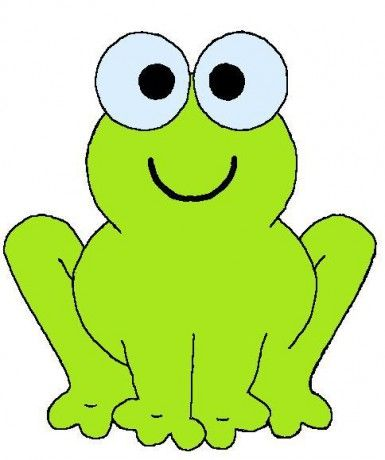
#> input picture hrany.jpg, 385 x 460 px
$ python celyProgram.py
#> lines starting #> are read from the running program, lines starting #| are printed output that depends on the picture
#> further down, img is the input picture: shape (460, 385, 3); mean R, G, B 200.6, 230.3, 141
import gradient_calculation
import hysteresis
import Noise_reduction
import nonmaxsuppression
import threshold
import numpy as np
import matplotlib.pyplot as plt
import matplotlib.image as mpimg

#premena do sedotonu
def rgb2gray(rgb):
    r, g, b = rgb[:,:,0], rgb[:,:,1], rgb[:,:,2]
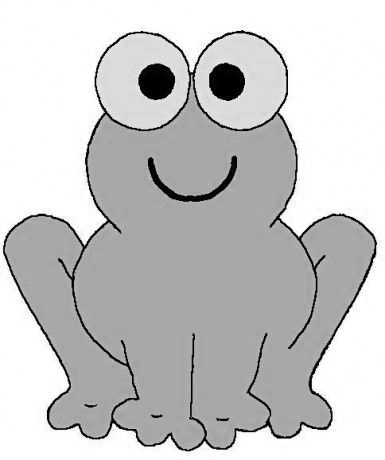
#> r: shape (460, 385); min 0, max 255, mean 200.6
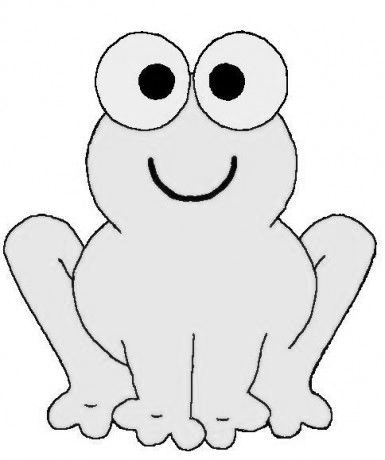
#> g: shape (460, 385); min 0, max 255, mean 230.3
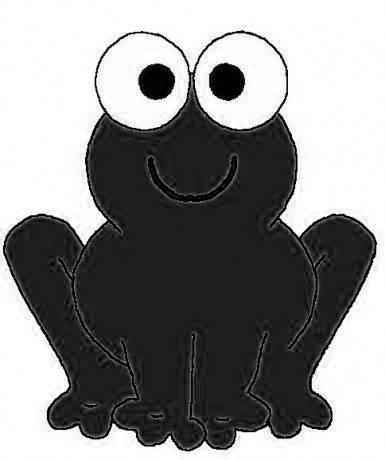
#> b: shape (460, 385); min 0, max 255, mean 141
    gray = 0.2989 * r + 0.5870 * g + 0.1140 * b
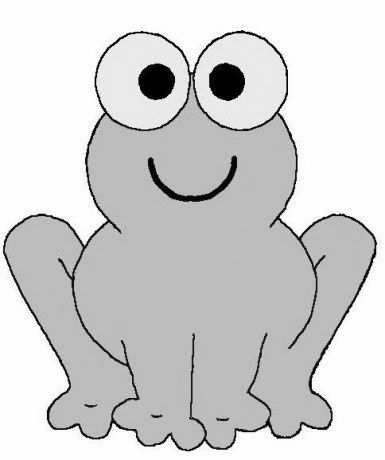
#> gray: shape (460, 385) float64; min 0, max 255, mean 211.2
    return gray
#implementacia finalnej verzie celeho algoritmu Canny Edge Detector do jednej funkcie
def detect(img):
	#premena obrazku z farebneho odtiena do sedotonu
	img = rgb2gray(img)
	#vypocet gaussovej masky
#> (the run stopped early here; a loop or call above may not have finished)

$ run again, with convolution.png saved as hrany.jpg
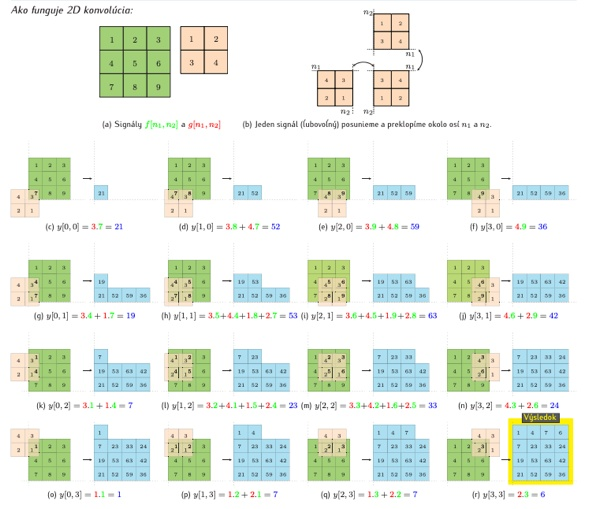
#> input picture convolution.png, 589 x 509 px
#> img is the input picture: shape (509, 589, 3); mean R, G, B 233, 240, 230.8
#> in rgb2gray, `r, g, b = rgb[:,:,0], rgb[:,:,1], rgb[:,:,2]`:
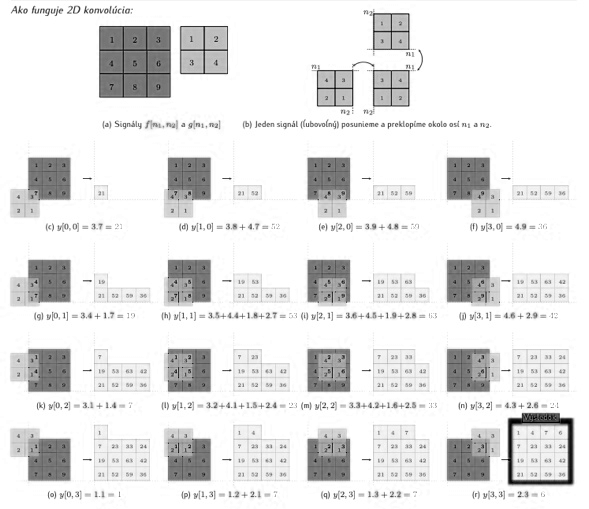
#> b: shape (509, 589); min 0, max 255, mean 230.8
#> in rgb2gray, `gray = 0.2989 * r + 0.5870 * g + 0.1140 * b`:
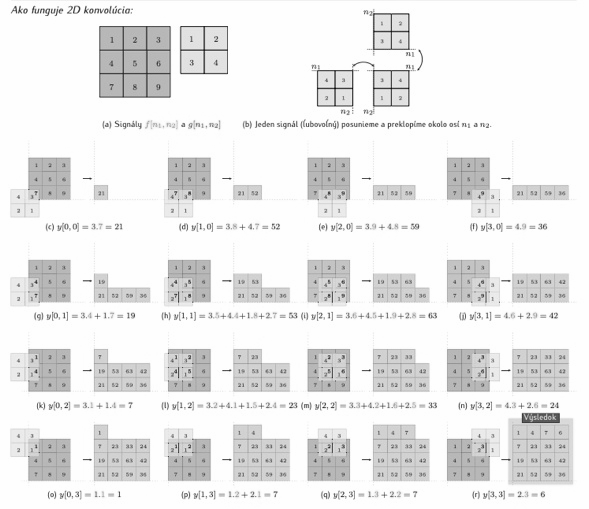
#> gray: shape (509, 589) float64; min 10.97, max 255, mean 236.8
